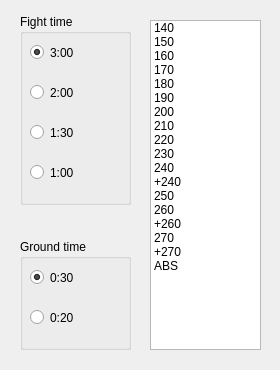
<?xml version="1.0" encoding="UTF-8"?>
<ui version="4.0">
 <class>FormSettings</class>
 <widget class="QWidget" name="FormSettings">
  <property name="geometry">
   <rect>
    <x>0</x>
    <y>0</y>
    <width>280</width>
    <height>370</height>
   </rect>
  </property>
  <property name="sizePolicy">
   <sizepolicy hsizetype="Fixed" vsizetype="Fixed">
    <horstretch>0</horstretch>
    <verstretch>0</verstretch>
   </sizepolicy>
  </property>
  <property name="minimumSize">
   <size>
    <width>280</width>
    <height>370</height>
   </size>
  </property>
  <property name="maximumSize">
   <size>
    <width>280</width>
    <height>370</height>
   </size>
  </property>
  <property name="windowTitle">
   <string>Settings screen</string>
  </property>
  <widget class="QGroupBox" name="groupBox">
   <property name="geometry">
    <rect>
     <x>20</x>
     <y>14</y>
     <width>111</width>
     <height>191</height>
    </rect>
   </property>
   <property name="title">
    <string>Fight time</string>
   </property>
   <widget class="QRadioButton" name="rb300">
    <property name="geometry">
     <rect>
      <x>10</x>
      <y>30</y>
      <width>91</width>
      <height>17</height>
     </rect>
    </property>
    <property name="text">
     <string>3:00</string>
    </property>
    <property name="checked">
     <bool>true</bool>
    </property>
   </widget>
   <widget class="QRadioButton" name="rb200">
    <property name="geometry">
     <rect>
      <x>10</x>
      <y>70</y>
      <width>91</width>
      <height>17</height>
     </rect>
    </property>
    <property name="text">
     <string>2:00</string>
    </property>
   </widget>
   <widget class="QRadioButton" name="rb130">
    <property name="geometry">
     <rect>
      <x>10</x>
      <y>110</y>
      <width>91</width>
      <height>17</height>
     </rect>
    </property>
    <property name="text">
     <string>1:30</string>
    </property>
   </widget>
   <widget class="QRadioButton" name="rb100">
    <property name="geometry">
     <rect>
      <x>10</x>
      <y>150</y>
      <width>91</width>
      <height>17</height>
     </rect>
    </property>
    <property name="text">
     <string>1:00</string>
    </property>
   </widget>
  </widget>
  <widget class="QGroupBox" name="groupBox_2">
   <property name="geometry">
    <rect>
     <x>20</x>
     <y>239</y>
     <width>111</width>
     <height>111</height>
    </rect>
   </property>
   <property name="title">
    <string>Ground time</string>
   </property>
   <widget class="QRadioButton" name="rb030">
    <property name="geometry">
     <rect>
      <x>10</x>
      <y>30</y>
      <width>91</width>
      <height>17</height>
     </rect>
    </property>
    <property name="text">
     <string>0:30</string>
    </property>
    <property name="checked">
     <bool>true</bool>
    </property>
   </widget>
   <widget class="QRadioButton" name="rb020">
    <property name="geometry">
     <rect>
      <x>10</x>
      <y>70</y>
      <width>91</width>
      <height>17</height>
     </rect>
    </property>
    <property name="text">
     <string>0:20</string>
    </property>
   </widget>
  </widget>
  <widget class="QListWidget" name="lwKoef">
   <property name="geometry">
    <rect>
     <x>150</x>
     <y>20</y>
     <width>111</width>
     <height>330</height>
    </rect>
   </property>
   <item>
    <property name="text">
     <string>140</string>
    </property>
   </item>
   <item>
    <property name="text">
     <string>150</string>
    </property>
   </item>
   <item>
    <property name="text">
     <string>160</string>
    </property>
   </item>
   <item>
    <property name="text">
     <string>170</string>
    </property>
   </item>
   <item>
    <property name="text">
     <string>180</string>
    </property>
   </item>
   <item>
    <property name="text">
     <string>190</string>
    </property>
   </item>
   <item>
    <property name="text">
     <string>200</string>
    </property>
   </item>
   <item>
    <property name="text">
     <string>210</string>
    </property>
   </item>
   <item>
    <property name="text">
     <string>220</string>
    </property>
   </item>
   <item>
    <property name="text">
     <string>230</string>
    </property>
   </item>
   <item>
    <property name="text">
     <string>240</string>
    </property>
   </item>
   <item>
    <property name="text">
     <string>+240</string>
    </property>
   </item>
   <item>
    <property name="text">
     <string>250</string>
    </property>
   </item>
   <item>
    <property name="text">
     <string>260</string>
    </property>
   </item>
   <item>
    <property name="text">
     <string>+260</string>
    </property>
   </item>
   <item>
    <property name="text">
     <string>270</string>
    </property>
   </item>
   <item>
    <property name="text">
     <string>+270</string>
    </property>
   </item>
   <item>
    <property name="text">
     <string>ABS</string>
    </property>
   </item>
   <item>
    <property name="text">
     <string/>
    </property>
   </item>
  </widget>
 </widget>
 <resources/>
 <connections/>
</ui>
